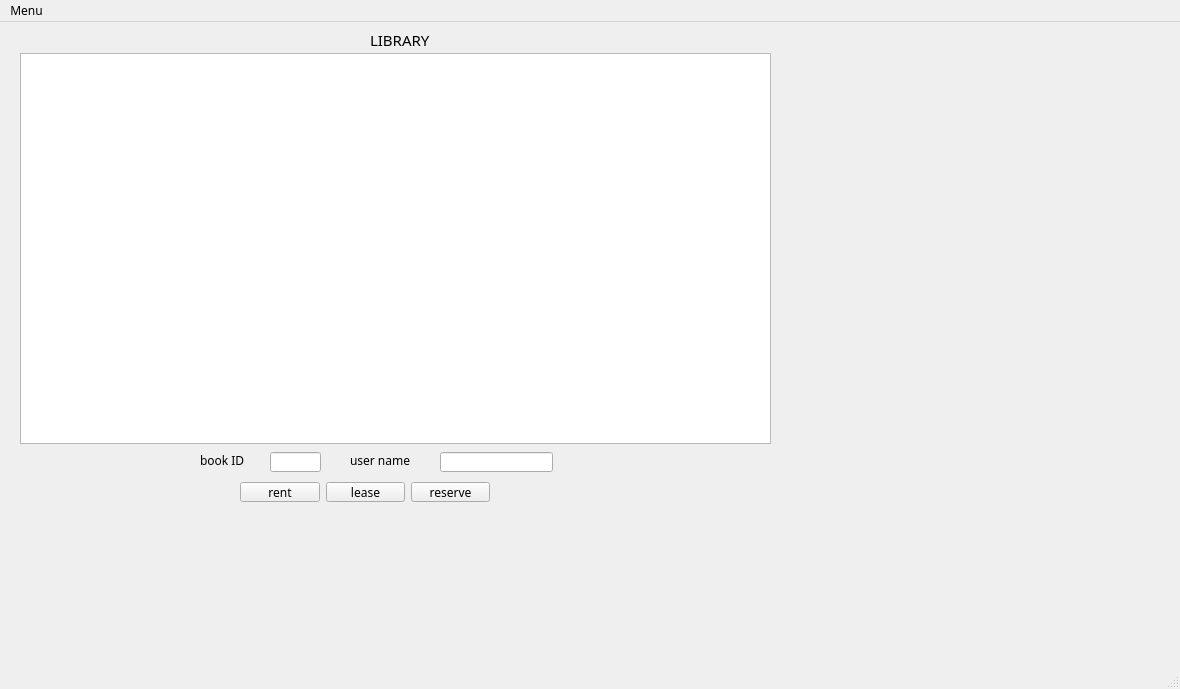
<?xml version="1.0" encoding="UTF-8"?>
<ui version="4.0">
 <class>LibrarianUI</class>
 <widget class="QMainWindow" name="LibrarianUI">
  <property name="geometry">
   <rect>
    <x>0</x>
    <y>0</y>
    <width>1180</width>
    <height>689</height>
   </rect>
  </property>
  <property name="font">
   <font>
    <family>Segoe MDL2 Assets</family>
   </font>
  </property>
  <property name="windowTitle">
   <string>MainWindow</string>
  </property>
  <widget class="QWidget" name="centralwidget">
   <widget class="QListWidget" name="listWidget">
    <property name="geometry">
     <rect>
      <x>20</x>
      <y>31</y>
      <width>751</width>
      <height>391</height>
     </rect>
    </property>
   </widget>
   <widget class="QLabel" name="label">
    <property name="geometry">
     <rect>
      <x>370</x>
      <y>10</y>
      <width>81</width>
      <height>16</height>
     </rect>
    </property>
    <property name="font">
     <font>
      <family>Segoe MDL2 Assets</family>
      <pointsize>11</pointsize>
     </font>
    </property>
    <property name="text">
     <string>LIBRARY</string>
    </property>
   </widget>
   <widget class="QLabel" name="label_2">
    <property name="geometry">
     <rect>
      <x>200</x>
      <y>430</y>
      <width>81</width>
      <height>16</height>
     </rect>
    </property>
    <property name="text">
     <string>book ID</string>
    </property>
   </widget>
   <widget class="QLineEdit" name="lineEdit">
    <property name="geometry">
     <rect>
      <x>270</x>
      <y>430</y>
      <width>51</width>
      <height>20</height>
     </rect>
    </property>
   </widget>
   <widget class="QLabel" name="label_3">
    <property name="geometry">
     <rect>
      <x>350</x>
      <y>430</y>
      <width>91</width>
      <height>16</height>
     </rect>
    </property>
    <property name="text">
     <string>user name</string>
    </property>
   </widget>
   <widget class="QLineEdit" name="lineEdit_2">
    <property name="geometry">
     <rect>
      <x>440</x>
      <y>430</y>
      <width>113</width>
      <height>20</height>
     </rect>
    </property>
   </widget>
   <widget class="QWidget" name="layoutWidget">
    <property name="geometry">
     <rect>
      <x>240</x>
      <y>460</y>
      <width>250</width>
      <height>20</height>
     </rect>
    </property>
    <layout class="QHBoxLayout" name="horizontalLayout">
     <item>
      <widget class="QPushButton" name="pushButton">
       <property name="text">
        <string>rent</string>
       </property>
      </widget>
     </item>
     <item>
      <widget class="QPushButton" name="pushButton_2">
       <property name="text">
        <string>lease</string>
       </property>
      </widget>
     </item>
     <item>
      <widget class="QPushButton" name="pushButton_3">
       <property name="text">
        <string>reserve</string>
       </property>
      </widget>
     </item>
    </layout>
   </widget>
  </widget>
  <widget class="QMenuBar" name="menubar">
   <property name="geometry">
    <rect>
     <x>0</x>
     <y>0</y>
     <width>1180</width>
     <height>16</height>
    </rect>
   </property>
   <widget class="QMenu" name="menuMenu">
    <property name="title">
     <string>Menu</string>
    </property>
    <addaction name="actionlog_out"/>
   </widget>
   <addaction name="menuMenu"/>
  </widget>
  <widget class="QStatusBar" name="statusbar"/>
  <action name="actionsearch_book">
   <property name="text">
    <string>search book</string>
   </property>
  </action>
  <action name="actionlog_out">
   <property name="text">
    <string>log out</string>
   </property>
  </action>
  <action name="actionchange_status">
   <property name="text">
    <string>change status</string>
   </property>
  </action>
 </widget>
 <resources/>
 <connections/>
</ui>
